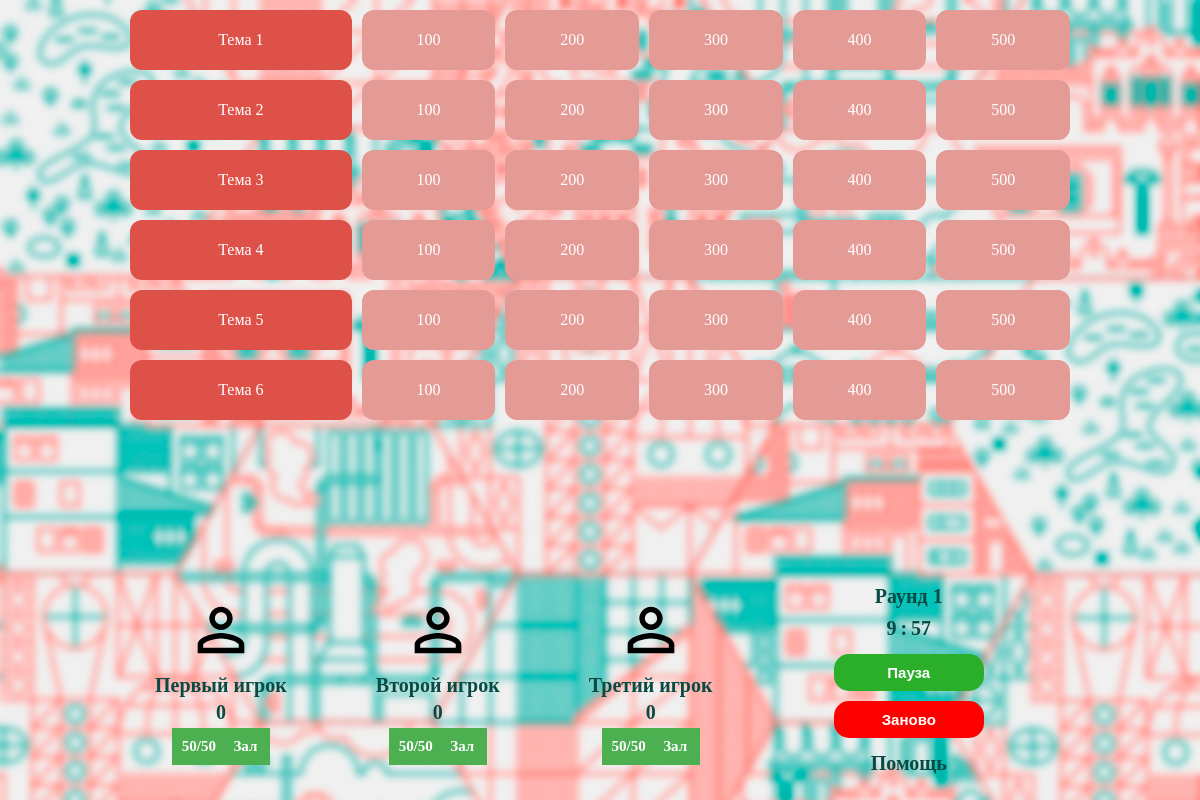
/raund/1, run on the app's committed database.
### tables this page shows
CREATE TABLE `Questions`  (
  `id_question` int(255) NOT NULL AUTO_INCREMENT,
  `id_topics` int(11) NULL DEFAULT NULL,
  `round` int(11) NULL DEFAULT NULL,
  `picture` varchar(255) NULL DEFAULT NULL,
  `text` text NULL,
  `audio` varchar(255) NULL DEFAULT NULL,
  `price` int(11) NULL DEFAULT NULL,
  `answers` varchar(255) NULL DEFAULT NULL,
  `answer` int(11) NULL DEFAULT NULL,
  PRIMARY KEY (`id_question`) USING BTREE
);

CREATE TABLE `Topics`  (
  `id_topics` int(255) NOT NULL AUTO_INCREMENT,
  `name_topics` varchar(255) NULL DEFAULT NULL,
  PRIMARY KEY (`id_topics`) USING BTREE
);

### app/core/model.php (called while the page is built, shortened)
<?
class Model
{
	static function db_connect()
	{
		$params = require_once 'config.php';
		$dsn = "mysql:host={$params['host']};dbname={$params['dbname']}";
		$opt = [
			PDO::ATTR_ERRMODE            => PDO::ERRMODE_EXCEPTION,
			PDO::ATTR_DEFAULT_FETCH_MODE => PDO::FETCH_ASSOC,
			PDO::ATTR_EMULATE_PREPARES   => false,
		];
		$db = new PDO($dsn,$params["user"], $params["password"], $opt);
		$db->exec("set names utf8");
		return  $db;
	}
}

### app/core/view.php (called while the page is built)
<?
class View
{
	function generate($content_view, $template_view, $nameSite = null, $data = null, $param = null)
	{
		include 'app/views/' . $template_view;
		include 'app/views/' . $content_view;
	}
}

### app/controllers/controller_raund.php (called while the page is built, shortened)
<?
class Controller_Raund extends Controller
{
	function __construct()
    {
        $this->model = new Model_raund();
        $this->view = new View();
    }
	function action_1()
	{
		$getQuestion = $this ->model -> getQuestion("all", 'id_question, id_topics, price',"1");
		$getTopics =  $this ->model ->getTopics("all");
		$data = [
			"getQuestion" => $getQuestion,
			"getTopics" => $getTopics
		];
		$this->view->generate('raund_view.php','header_default_view.php', 'Своя игра - 1 раунд', $data, $param = ["raund" => "1"]);
	}
}

### app/bootstrap.php (called while the page is built, shortened)
<?
require_once 'core/model.php';
require_once 'core/view.php';
require_once 'core/route.php';
Route::start();

### index.php (called while the page is built, shortened)
<?
require_once 'app/bootstrap.php';

### app/models/model_raund.php (called while the page is built)
<?
class Model_raund extends Model
{
	public $db;
	function __construct()
	{
		$this -> db = Model::db_connect();
	}
	function getQuestion($question, $colum = null, $round = null)
	{
		if ($question == "all" and $colum) {
			$getQuestion = "SELECT $colum FROM Questions WHERE round = $round";
		} else if ($question == "all") {
			$getQuestion = "SELECT * FROM Questions WHERE round = $round";
		} else {
			$getQuestion = "SELECT * FROM Questions WHERE id_question = $question";
		}
		return $this -> db->query($getQuestion)->fetchAll();
	}
	function getTopics($topic)
	{
		if ($topic == "all") {
			$getTopics = "SELECT name_topics FROM Topics";
		} else {
			$getTopics = "SELECT name_topics FROM Topics WHERE id_topics = $topic";
		}
		return $this -> db->query($getTopics)->fetchAll();
	}
}

### app/views/raund_view.php (the view, shortened to what this page needs)
<div class="main-unit">
        <div class="block-questions">
        <?
            $index = 0;
            for ($i=0; $i < 6; $i++) {
                echo "<div class='questions-row'> <div class='round-question subject'>".$data["getTopics"][$data["getQuestion"][$index]["id_topics"]-1]["name_topics"]."</div> ";
                for ($e=0; $e < 5; $e++) {
                    echo "  <div class='round-question question' data-question='".$data["getQuestion"][$index]["id_question"]."' data-answer='no'>".$data["getQuestion"][$index]["price"]."</div>";
                    $index++;
                }
                echo "</div>";
            }
        ?>
        </div>
        <div class="block-players">
            <div class="players-score">
                <div class="block-score">
                    <div class="player-icon">
                        <span>
                        </span>
                    </div>
                    <div class="player-name">Первый игрок</div>
                    <div class="player-score"><span class="player-score_1"></span></div>
                    <div class="player-help">
                        <span id="player_1_inHalf">50/50</span>
                        <span id="player_1_hall">Зал</span>
                    </div>
                </div>
                <div class="block-score">
                    <div class="player-icon">
                        <span>
                        </span>
                    </div>
                    <div class="player-name">Второй игрок</div>
                    <div class="player-score"><span class="player-score_2"></span></div>
                    <div class="player-help">
                        <span id="player_2_inHalf">50/50</span>
                        <span id="player_2_hall">Зал</span>
                    </div>
                </div>
                <div class="block-score">
                    <div class="player-icon">
                        <span>
                        </span>
                    </div>
                    <div class="player-name">Третий игрок</div>
                    <div class="player-score"><span class="player-score_3"></span></div>
                    <div class="player-help">
                        <span id="player_3_inHalf">50/50</span>
                        <span id="player_3_hall">Зал</span>
                    </div>
                </div>
            </div>
            <div class='game-control'>
                <div class="control-raund">Раунд <span><?echo $param["raund"]?></span></div>
                <div class="control-timer">
                    <span class='timer-min'>10</span>
                    <span>:</span>
                    <span class='timer-sec'>00</span>
                </div>
                <div class="control-button">
                    <button class="button-main button_green " id='pause-game'>Пауза</button>
                    <button class="button-main button_red">Заново</button>
                </div>
                <div class="control-help"><a href="https://github.com/Kirillvlom/mygame" target="target">Помощь</a>
                </div>
            </div>
        </div>
    </div>

### app/core/route.php (shortened to what this page needs)
<?php
class Route
{
	static function start()
	{
		$action_name = 'index';
		$routes = explode('/', $_SERVER['REQUEST_URI']);
		if (!empty($routes[2])) {
			$action_name = $routes[2];
		}
		$action_name = 'action_' . $action_name;
		$controller = new $controller_name;
		$action = $action_name;
		if (method_exists($controller, $action)) {
			$controller->$action($action_id);
		} else {
			include "app/views/404.php";
		}
	}
}

### app/views/header_default_view.php (shortened to what this page needs)
<!DOCTYPE html>
<html lang="en">
<head>
    <link rel="stylesheet" href="/templates/css/normalize.css?<?echo microtime()?>">
    <link rel="stylesheet" href="/templates/css/style.css?<?echo microtime()?>">
</head>

### templates/css/style.css (style rules this page uses)
.button_red { background: red !important; }
.button_green { background: #2baf2b !important; }
a { text-decoration: none; color: #FFF; display: block; }
html, body, .main-unit, .main-unit-admin, .module-error, .start-game { min-width: 1000px; min-height: 600px; width: 100%; height: 100%; }
.main-unit, .module-error { background: url('../../img/default/background.jpg'); background-repeat: no-repeat; background-size: cover; }
.main-unit { display: flex; justify-content: center; flex-wrap: wrap; position: relative; }
.block-questions, .block-players { min-width: 900px; width: 80%; padding: 5px; }
.block-questions { height: 70%; }
.block-players { height: 30%; }
.questions-row { display: flex; justify-content: space-between; align-items: center; }
.round-question { height: 60px; border-radius: 12px; margin: 5px; color: #fff; padding: 10px; display: flex; justify-content: center; align-items: center; text-align: center; word-break: break-word; }
.subject { width: 25%; background: #de5148; }
.question { cursor: pointer; width: 15%; transition: ease .5s; background: #e49a95; }
.block-players { display: flex; justify-content: space-around; }
.players-score, .game-control { height: 100%; padding: 20px; }
.players-score { width: 65%; display: flex; justify-content: space-between }
.block-score, .game-control, .control-button { display: flex; flex-direction: column; justify-content: space-between; align-items: center }
.block-score { padding: 10px; border-radius: 7px; }
.player-name, .player-score, .control-raund, .control-timer>span, .questions-subject, .player-help, .control-help>a { font-size: 20px; font-weight: 900; color: #084a44; }
.player-help>span { display: block; float: left; width: 50%; padding: 10px; color: #fff; text-align: center; background: #4caf50; font-size: 15px; }
.control-help { color: #FFF; text-align: center; }
.control-help>a { display: block; text-align: center; }
.button-main { width: 150px; border: none; padding: 10px 15px; margin: 5px 0; color: #fff; font-size: 15px; font-weight: 800; border-radius: 15px; cursor: pointer; }
.game-control { width: 35%; }

### data on the page
questions: id_topics.name_topics "Тема 1", price "100"
questions: price "200"
questions: price "300"
questions: price "400"
questions: price "500"
questions: id_topics.name_topics "Тема 2", price "100"
questions: price "200"
questions: price "300"
questions: price "400"
questions: price "500"
questions: id_topics.name_topics "Тема 3", price "100"
questions: price "200"
questions: price "300"
questions: price "400"
questions: price "500"
questions: id_topics.name_topics "Тема 4", price "100"
questions: price "200"
questions: price "300"
questions: price "400"
questions: price "500"
questions: id_topics.name_topics "Тема 5", price "100"
questions: price "200"
questions: price "300"
questions: price "400"
questions: price "500"
questions: id_topics.name_topics "Тема 6", price "100"
questions: price "200"
questions: price "300"
questions: price "400"
questions: price "500"

### other printed values
$param["raund"] "1"
